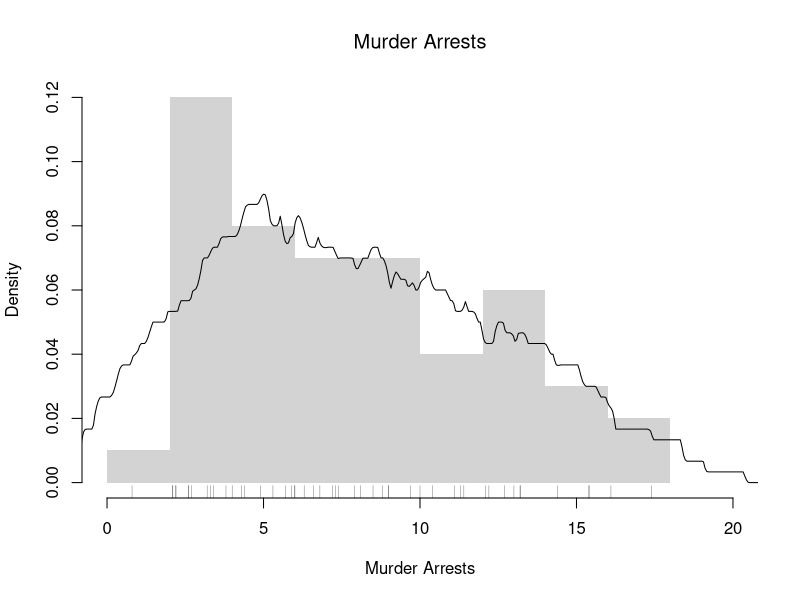
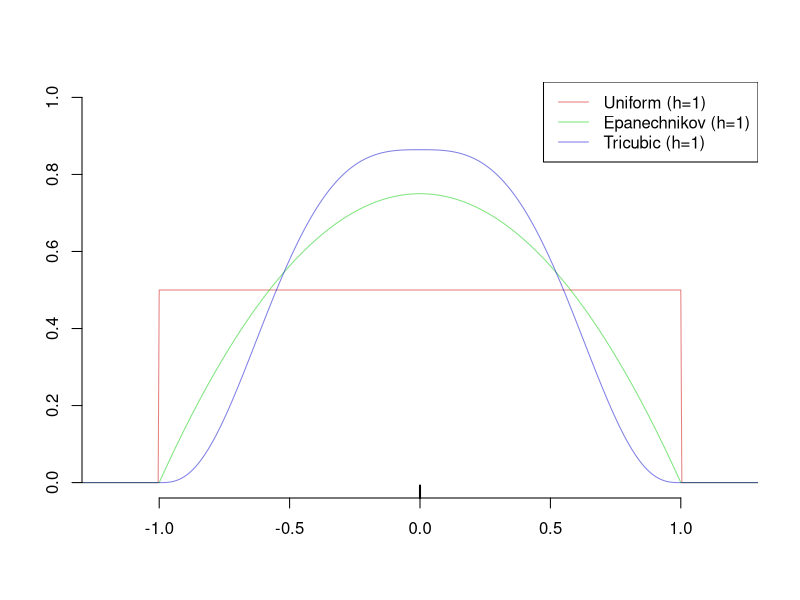
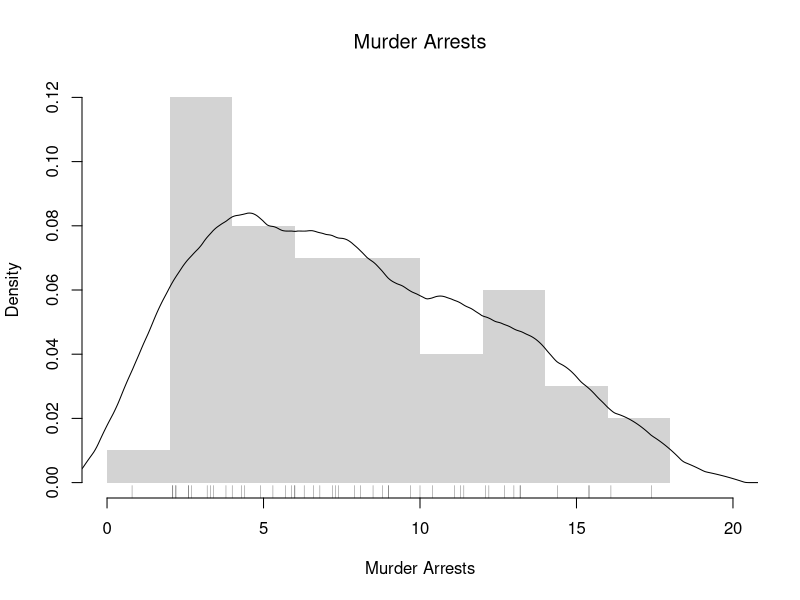
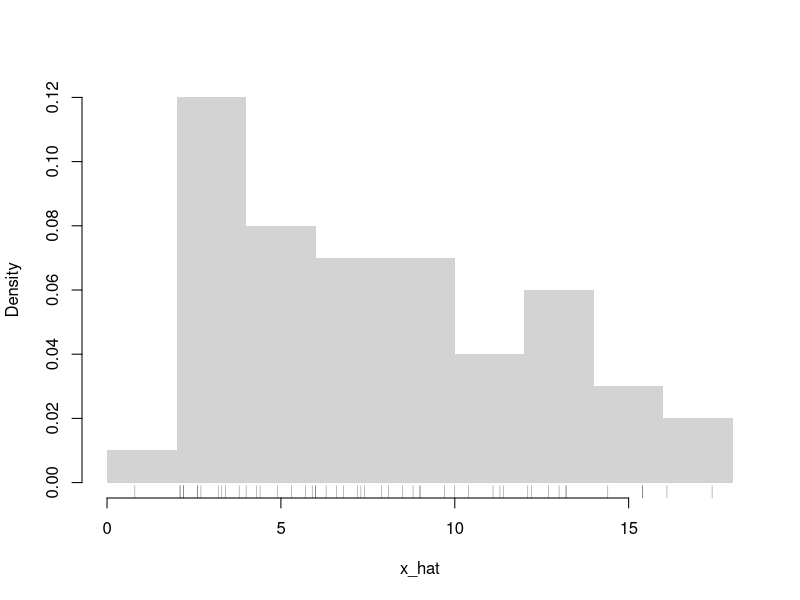
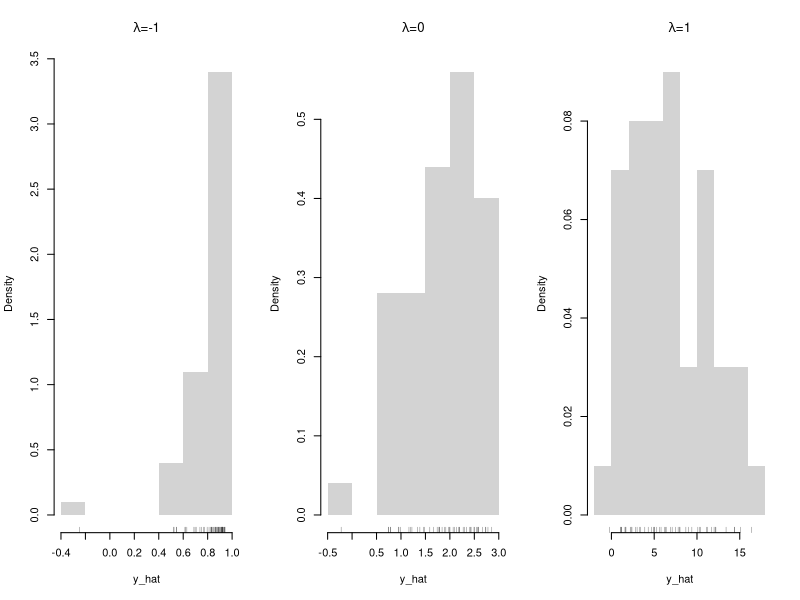
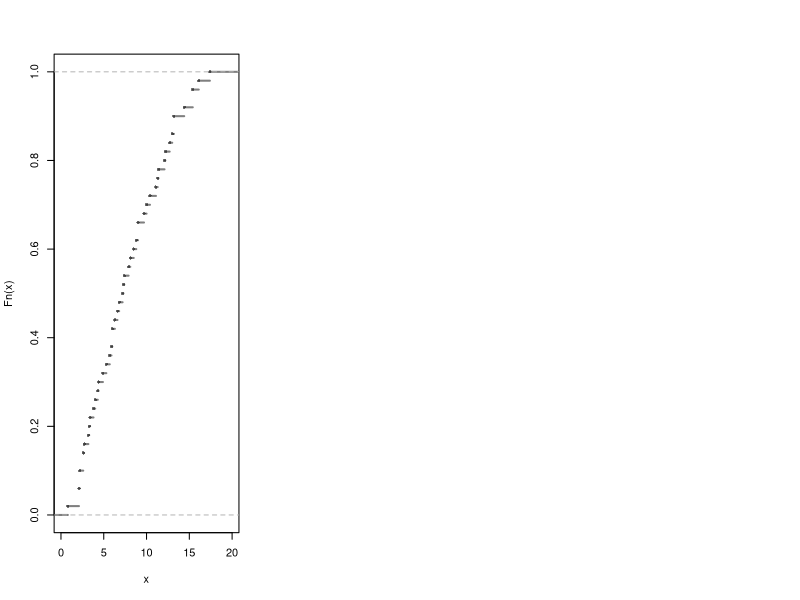

R code for these plots, in order:
## ---- chunk 1
# Practical Example
x_hat <- USArrests[, 'Murder'] # lab data: murder arrests per 100,000
hist(x_hat,
    breaks=seq(0, 20, by=2), # bin width =2, so h=1
    freq=FALSE,
    border=NA,
    main=NA,
    xlab='Murder Arrests')
title('Murder Arrests', font.main=1)
# Density Estimate with half-width h=3
# 'density' reads bw as the kernel's standard deviation, so pass bw=h/sqrt(3)
h <- 3
f_hat <- density(x_hat, bw=h/sqrt(3), kernel='rectangular')
lines(f_hat)
# Raw Observations
rug(x_hat, col=grey(0, .5))
## ---- chunk 2
# Kernel Density Functions

x <- 0 # Design point
x_values <- seq(-2, 2, length.out=1001) # Where to compute weight
h <- 1 # Half-width: all three kernels are zero beyond |x_values-x| > h


plot.new()
plot.window(xlim=c(-1.2, 1.2), ylim=c(0, 1))

## Uniform/rectangular
d_unif <- function(x_values, x, h){
    u <- abs(x_values-x)/h
    fu <- 1/2*(u <= 1)
    return(fu)
}
kU <- d_unif(x_values, x, h)
kern_cols <- c(rgb(.8, 0, 0, .5), rgb(0, .8, 0, .5), rgb(0, 0, .8, .5))
lines( kU ~ x_values, col=kern_cols[1], lty=1)

## Epanechnikov
d_epan <- function(x_values, x, h){
    u <- abs(x_values-x)/h
    fu <- 3/4*(1-u^2)*(u <= 1)
    return(fu)
}
kE <- d_epan(x_values, x, h)
lines( kE ~ x_values, col=kern_cols[2], lty=1)
## Try others using the 'density' function
# 'density' reads bw as the kernel's standard deviation, not the half-width h
#kE <-  density(x=0, bw=h/sqrt(5), kernel='epanechnikov')

## Tricubic
d_tricub <- function(x_values, x, h){
    u <- abs(x_values-x)/h
    fu <- 70/81*(1-u^3)^3*(u <= 1)
    return(fu)
}
kT <- d_tricub(x_values, x, h)
lines( kT ~ x_values, col=kern_cols[3], lty=1)


rug(0, lwd=2)
axis(1)
axis(2)

legend('topright', lty=1, col=kern_cols,
    legend=c('Uniform (h=1)', 'Epanechnikov (h=1)', 'Tricubic (h=1)'))
## ---- chunk 3
# Practical Example
hist(x_hat,
    breaks=seq(0, 20, by=2), # bin width 2h=2, so h=1
    freq=FALSE,
    border=NA,
    main=NA,
    xlab='Murder Arrests')
title('Murder Arrests', font.main=1)
# Same half-width h=3 as the rectangular kernel above, but a smoother weight
# For the Epanechnikov kernel, bw=h/sqrt(5)
h <- 3
f_hat <- density(x_hat, bw=h/sqrt(5), kernel='epanechnikov')
lines(f_hat)
# Raw Observations
rug(x_hat, col=grey(0, .5))
## ---- chunk 4
x0_hat <- 1:4

y_hat <- exp(x0_hat)
y_hat

z_hat <- log(y_hat)
z_hat
## ---- chunk 5
# Box–Cox transform and inverse
bc_transform <- function(x_hat, lambda) {
  if (any(x_hat <= 0)) stop('Box-Cox requires x > 0')
  if (abs(lambda) < 1e-8) log(x_hat) else (x_hat^lambda - 1)/lambda
}
bc_inverse <- function(t, lambda) {
  if (abs(lambda) < 1e-8) exp(t) else (lambda*t + 1)^(1/lambda)
}

hist(x_hat, main=NA, border=NA, freq=FALSE)
rug(x_hat, col=grey(0, .5))

par(mfrow=c(1, 3))
for(lambda in c(-1, 0, 1)){
    y_hat <- bc_transform(x_hat, lambda)
    hist(y_hat,
        main=NA,
        border=NA, freq=FALSE)
    rug(y_hat, col=grey(0, .5))
    title(bquote(paste(lambda, '=', .(lambda))), font.main=1)
}
## ---- chunk 6
# Concave: mean of the transform vs transform of the mean
mean( sqrt(x_hat) )
sqrt( mean(x_hat) )

mean( log(x_hat) )
log( mean(x_hat) )
## ---- chunk 7
# Continuous Example 1
x0_hat <- c(0.5, 1.123, 2.987, 3.654)
mean( sqrt(x0_hat) )
sqrt( mean(x0_hat) )

# Continuous Example 2
mean( log(x0_hat) )
log( mean(x0_hat) )
## ---- chunk 8
## Discrete Example
x  <- c(1, 2, 3)
px <- c(0.2, 0.5, 0.3)
population_mean_x <- sum(x * px)
population_mean_x

g  <- sqrt
g(population_mean_x)

population_mean_y <- sum(g(x) * px)
population_mean_y
## ---- chunk 9
# Convex: mean of the transform vs transform of the mean
mean( x_hat^2 )
mean( x_hat )^2
## ---- chunk 10
x0_hat <- c(1, 2, 3)
mean( exp(x0_hat) )
exp( mean(x0_hat) )
## ---- chunk 11
# Empirical Distribution
F_hat <- ecdf(x_hat)
plot(F_hat, lwd=2, xlim=c(0, 20),
    pch=16, col=grey(0, .5), main=NA)

# Generating random variables via inverse ECDF
p <- runif(3000) ## Multiple Draws
x_sim <- quantile(F_hat, p, type=1)
x_sim[c(1, 2, 3)]

## Can also do directly from the data
x_sim <- quantile(x_hat, p, type=1)
x_sim[c(1, 2, 3)]
## ---- chunk 12
# 4 random data points from 3 different distributions
runif(4)
rexp(4)
rnorm(4)
## ---- chunk 13
# Theoretical Quantile Function (from VGAM::qdagum)
qdagum <- function(p, scale.b=1, shape1.a, shape2.c) {
  # Quantile function (theoretically derived from the CDF)
  ans <- scale.b * (expm1(-log(p) / shape2.c))^(-1 / shape1.a)
  # Special known cases
  ans[p == 0] <- 0
  ans[p == 1] <- Inf
  # Safety Checks
  ans[p < 0] <- NaN
  ans[p > 1] <- NaN
  if(scale.b <= 0 | shape1.a <= 0 | shape2.c <= 0){ ans <- ans*NaN }
  # Return
  return(ans)
}

# Generate Random Variables (VGAM::rdagum)
rdagum <-function(n, scale.b=1, shape1.a, shape2.c){
    p <- runif(n) # generate random probabilities
    x_sim <- qdagum(p, scale.b=scale.b, shape1.a=shape1.a, shape2.c=shape2.c) #find the inverses
    return(x_sim)
}

# Example
x_sim <- rdagum(3000, 1, 3, 1)
x_sim[c(1, 2, 3)]
